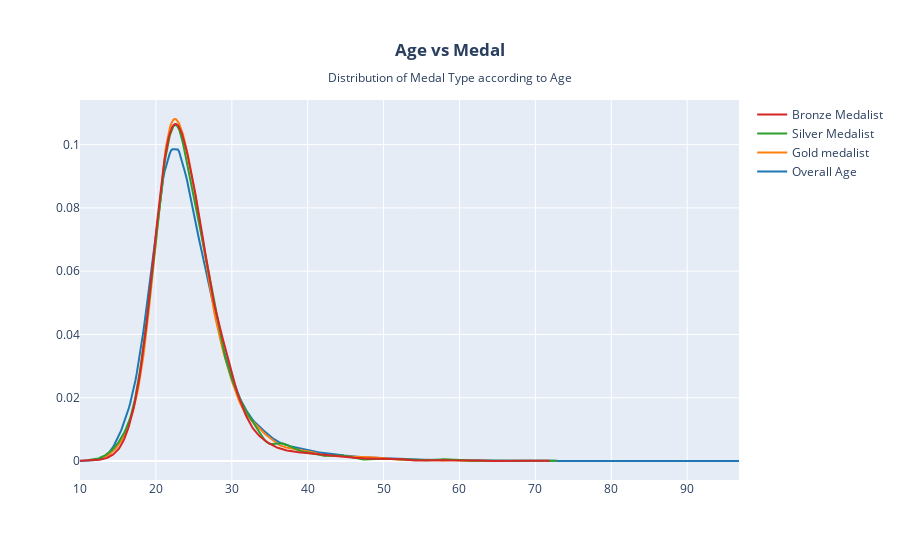

Notebook code cell kept with this figure:
### Markdown cell above
### Relationship Between Age and Medal Count

### Code cell
import plotly.figure_factory as ff

athlete_df = df.drop_duplicates(subset=['Name','region'])
x_1 = athlete_df['Age'].dropna()
x_2 = athlete_df[athlete_df['Medal'] == 'Gold']['Age'].dropna()
x_3 = athlete_df[athlete_df['Medal'] == 'Silver']['Age'].dropna()
x_4 = athlete_df[athlete_df['Medal'] == 'Bronze']['Age'].dropna()

fig = ff.create_distplot(
    [x_1, x_2, x_3, x_4],
    ['Overall Age', 'Gold medalist', 'Silver Medalist', 'Bronze Medalist'],
    show_hist=False,  # Disable histogram
    show_rug=False  # Disable rug plot
)

fig.update_layout(
    title={
        'text': '<b>Age vs Medal</b><br><sub>Distribution of Medal Type according to Age</sub>',
        'y':0.9,
        'x':0.5,
        'xanchor': 'center',
        'yanchor': 'top'
    }
)
fig.show()

### Figure 1 — Plotly figure (JSON) as saved in the notebook; plotly's stock layout.template omitted (floating-point values rounded to 4 significant figures; data arrays with more than 128 entries replaced by an {"elided": "..."} marker saying what was removed)
{"data": [{"legendgroup": "Overall Age", "marker": {"color": "rgb(31, 119, 180)"}, "mode": "lines", "name": "Overall Age", "showlegend": true, "type": "scatter", "x": {"elided": "500 float values"}, "xaxis": "x", "y": {"elided": "500 float values"}, "yaxis": "y"}, {"legendgroup": "Gold medalist", "marker": {"color": "rgb(255, 127, 14)"}, "mode": "lines", "name": "Gold medalist", "showlegend": true, "type": "scatter", "x": {"elided": "500 float values"}, "xaxis": "x", "y": {"elided": "500 float values"}, "yaxis": "y"}, {"legendgroup": "Silver Medalist", "marker": {"color": "rgb(44, 160, 44)"}, "mode": "lines", "name": "Silver Medalist", "showlegend": true, "type": "scatter", "x": {"elided": "500 float values"}, "xaxis": "x", "y": {"elided": "500 float values"}, "yaxis": "y"}, {"legendgroup": "Bronze Medalist", "marker": {"color": "rgb(214, 39, 40)"}, "mode": "lines", "name": "Bronze Medalist", "showlegend": true, "type": "scatter", "x": {"elided": "500 float values"}, "xaxis": "x", "y": {"elided": "500 float values"}, "yaxis": "y"}], "layout": {"autosize": true, "barmode": "overlay", "hovermode": "closest", "legend": {"traceorder": "reversed"}, "title": {"text": "<b>Age vs Medal</b><br><sub>Distribution of Medal Type according to Age</sub>", "x": 0.5, "xanchor": "center", "y": 0.9, "yanchor": "top"}, "xaxis": {"anchor": "y2", "autorange": true, "domain": [0, 1], "range": [10, 96.83], "type": "linear", "zeroline": false}, "yaxis": {"anchor": "free", "autorange": true, "domain": [0, 1], "position": 0, "range": [-0.006005, 0.1141], "type": "linear"}}}
